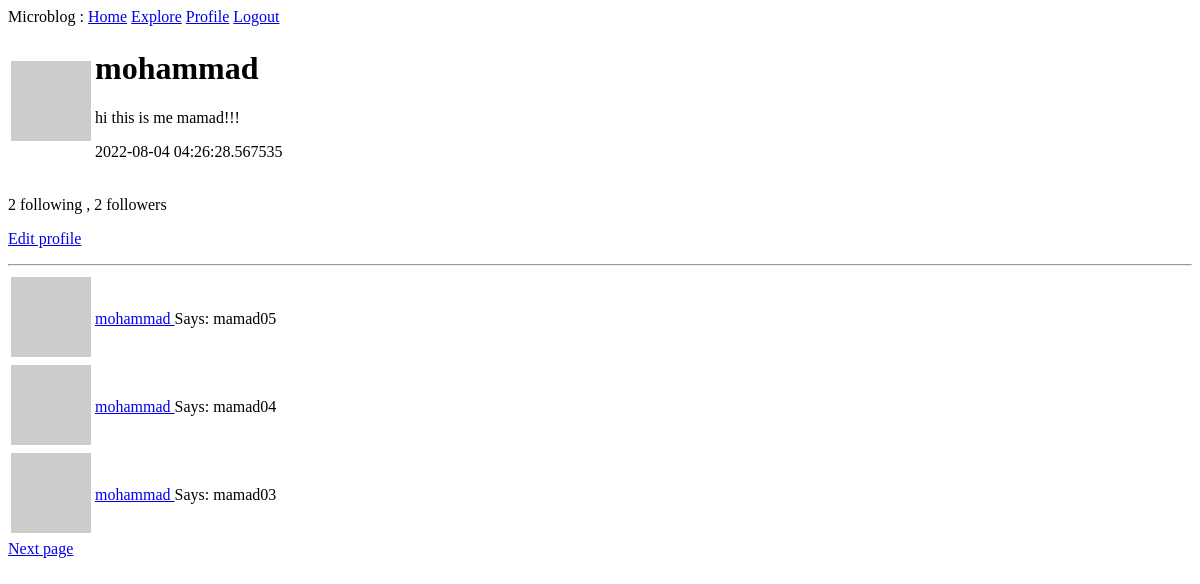
The page /user/mohammad (signed in) on the database as committed earlier.
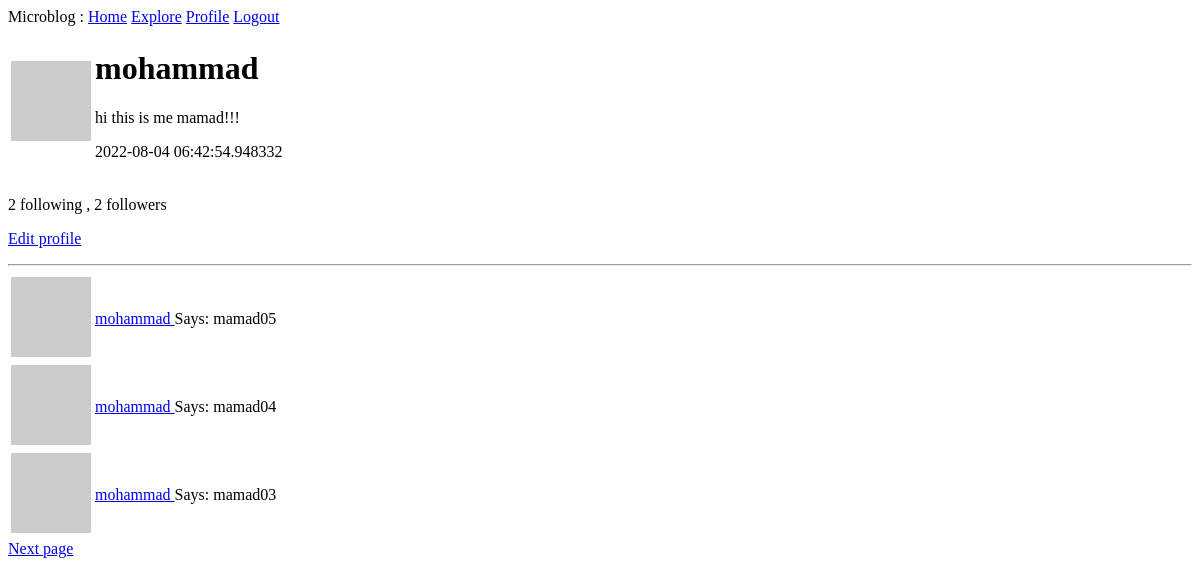
The same page on the database as committed later.
### myapp/models.py (models this page shows, shortened)
class User(db.Model, UserMixin):
    id = db.Column(db.Integer, primary_key=True)
    username = db.Column(db.String(64), index=True, unique=True)
    email = db.Column(db.String(128), index=True, unique=True)
    password_hash = db.Column(db.String(128))
    posts = db.relationship('Post', backref="author", lazy="dynamic")
    about_me = db.Column(db.String(140))
    last_seen = db.Column(db.DateTime(), default=datetime.utcnow)
    followed = db.relationship('User',secondary=follow_rel,
        primaryjoin = (id == follow_rel.c.follower_id),
        secondaryjoin = (id == follow_rel.c.followed_id),
        backref=db.backref("followers",lazy="dynamic"),
        lazy="dynamic"
    )
    def avatar(self, size, default="identicon"):
        digest = md5(self.email.encode("utf-8")).hexdigest()
        gravatar_link = "https://gravatar.com/avatar/{}?s={}&d={}"
        user_avatar = gravatar_link.format(digest, size, default)
        return user_avatar

class Post(db.Model):
    id = db.Column(db.Integer, primary_key=True)
    body = db.Column(db.Text())
    timestamp = db.Column(db.DateTime(), index=True, default=datetime.utcnow)
    user_id = db.Column(db.Integer, db.ForeignKey("user.id"))

### myapp/routes.py (the view)
@app.route("/user/<username>")
@login_required
def user(username):
    user = User.query.filter_by(username=username).first_or_404()
    page_number = request.args.get("page",default=1,type=int)
    posts = user.posts.order_by(Post.timestamp.desc()).paginate(page=page_number,per_page=app.config["POSTS_PER_PAGE"],error_out=False)
    prev_page = url_for("user",page=posts.prev_num,username=username) if posts.has_prev else None
    next_page = url_for("user",page=posts.next_num,username=username) if posts.has_next else None
    return render_template("user.html", user=user, posts=posts.items , prev_page=prev_page,next_page=next_page)

### myapp/models.py (called while the page is built)
@login.user_loader
def load_user(id):
    return User.query.get(int(id))

### myapp/routes.py (called while the page is built)
@app.before_request
def before_request_handler():
    if current_user.is_authenticated:
        current_user.last_seen = datetime.utcnow()
        db.session.commit()

### myapp/templates/user.html
{% extends "base.html" %}
{% block content %}
    <table >
        <tr >
            <td><img src="{{ user.avatar(size=128) }}" alt="picture"></td>
            <td>
                <h1>{{ user.username }}</h1>
                {% if user.about_me %} <p>{{ user.about_me }}</p> {% endif %}
                {% if user.last_seen %} <p>{{ user.last_seen }}</p> {% endif %}
            </td>
        </tr>
    </table>
    <p>{{ user.followed.count() }} following , {{ user.followers.count() }} followers</p>
    {% if current_user == user %}
    <p><a href="{{ url_for('edit_profile') }}">Edit profile</a></p>
    {% else %}
    {% if current_user.is_following(user) %}
    <p><a href="{{ url_for('unfollow', username = user.username) }}">Unfollow</a></p>
    {% else %}
    <p><a href="{{ url_for('follow', username = user.username) }}">Follow</a></p>
    {% endif %}
    {% endif %}
    <hr>
    {% include "_posts.html" %}
	{% include "_pagination.html" %}
{% endblock %}

### myapp/templates/base.html (shortened to what this page needs)
<!DOCTYPE html>
<html lang="en">
<head>
</head>
<body>
    <div>
        Microblog :
        <a href="{{ url_for('index') }}">Home</a>
        <a href="{{ url_for('explore') }}">Explore</a>
        {% if current_user.is_anonymous %}
        <a href="{{ url_for('login') }}">Login</a>
        {% else %}
        <a href="{{ url_for('user',username = current_user.username) }}">Profile</a>
        <a href="{{ url_for('logout') }}">Logout</a>
        {% endif %}
    </div>
    {% block content %}
    {% endblock %}
</body>
</html>

### myapp/templates/_posts.html
<table>
    {% for post in posts %}
    <tr>
        <td><img src="{{ post.author.avatar(size=64) }}" alt="picture"></td>
		<td><p><a href="{{ url_for("user",username = post.author.username) }}">
				{{ post.author.username }}
				</a>
				Says: {{ post.body }}
			</p>
		</td>
    </tr>
    {% endfor %}
</table>

### myapp/templates/_pagination.html (shortened to what this page needs)
{% if next_page %}
<a href="{{ next_page }}">Next page</a>
{% endif %}

Rows that differ between the two databases and show on the page:
changed User "mohammad": last_seen "2022-08-04 04:26:28.567535" → "2022-08-04 06:42:54.948332"
